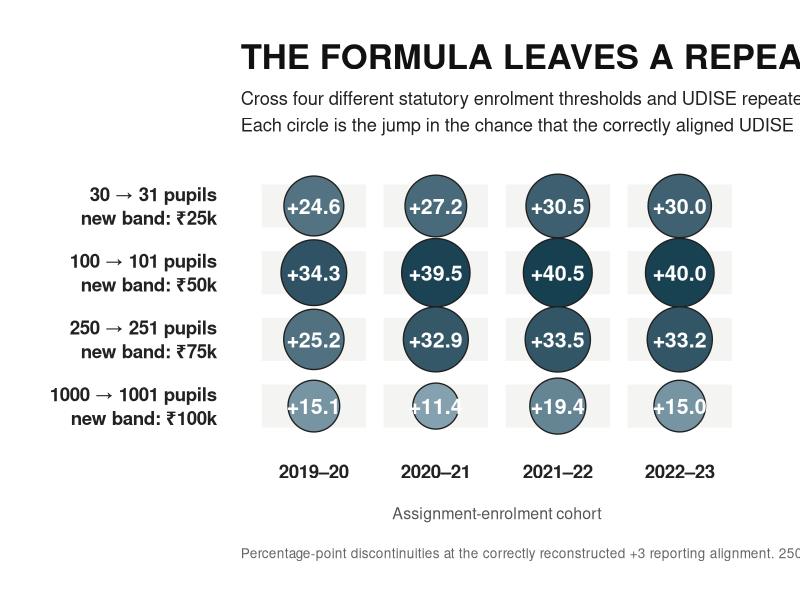
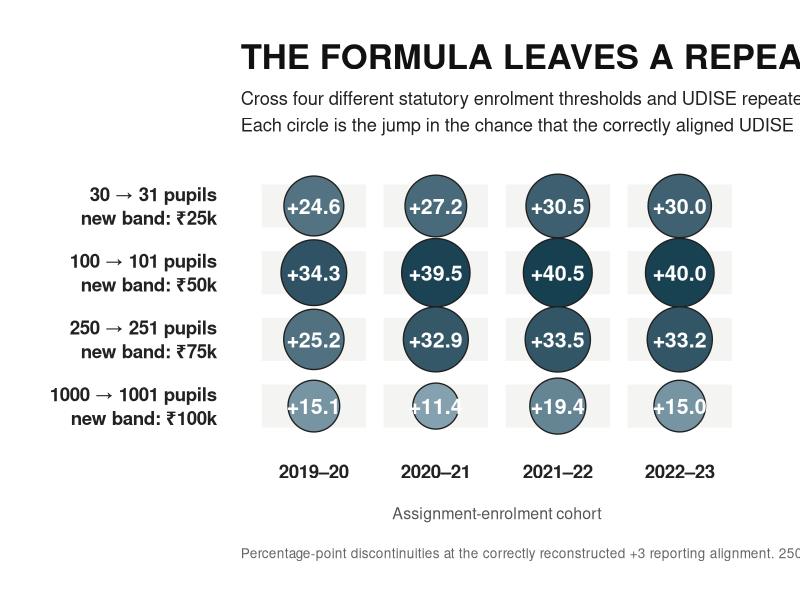

Recreate these plots in R, in order.
suppressPackageStartupMessages({
  library(ggplot2)
  library(dplyr)
  library(tibble)
})

# Final correctly aligned multi-threshold CSG fingerprint from
# FINAL_FULL_RESEARCH_PROGRAM_RESULTS.md
# Each value is the discontinuity in P(UDISE reported receipt >= statutory target)
# at the relevant enrolment threshold, in percentage points.

d <- tribble(
  ~threshold, ~target, ~cohort,   ~jump,
  "30 → 31",   "₹25k",  "2019–20", 24.58,
  "30 → 31",   "₹25k",  "2020–21", 27.22,
  "30 → 31",   "₹25k",  "2021–22", 30.52,
  "30 → 31",   "₹25k",  "2022–23", 30.03,
  "100 → 101", "₹50k",  "2019–20", 34.27,
  "100 → 101", "₹50k",  "2020–21", 39.46,
  "100 → 101", "₹50k",  "2021–22", 40.51,
  "100 → 101", "₹50k",  "2022–23", 39.99,
  "250 → 251", "₹75k",  "2019–20", 25.21,
  "250 → 251", "₹75k",  "2020–21", 32.88,
  "250 → 251", "₹75k",  "2021–22", 33.46,
  "250 → 251", "₹75k",  "2022–23", 33.24,
  "1000 → 1001", "₹100k", "2019–20", 15.07,
  "1000 → 1001", "₹100k", "2020–21", 11.36,
  "1000 → 1001", "₹100k", "2021–22", 19.44,
  "1000 → 1001", "₹100k", "2022–23", 15.02
) %>%
  mutate(
    threshold_label = paste0(threshold, " pupils\nnew band: ", target),
    threshold_label = factor(
      threshold_label,
      levels = rev(c(
        "30 → 31 pupils\nnew band: ₹25k",
        "100 → 101 pupils\nnew band: ₹50k",
        "250 → 251 pupils\nnew band: ₹75k",
        "1000 → 1001 pupils\nnew band: ₹100k"
      ))
    ),
    cohort = factor(cohort, levels = c("2019–20", "2020–21", "2021–22", "2022–23")),
    label = sprintf("+%.1f", jump)
  )

# One visual grammar: the formula fingerprint itself.
# Darker circles = stronger formula transmission into the UDISE record.

p <- ggplot(d, aes(x = cohort, y = threshold_label)) +
  geom_tile(width = 0.93, height = 0.78, fill = "#F4F4F2", colour = "white", linewidth = 3) +
  geom_point(aes(size = jump, fill = jump), shape = 21, colour = "#202020", stroke = 0.7) +
  geom_text(aes(label = label), colour = "white", fontface = "bold", size = 5.4) +
  scale_size_continuous(range = c(13, 23), limits = c(10, 42), guide = "none") +
  scale_fill_gradient(low = "#8AA6B4", high = "#0F3B4C", limits = c(10, 42), guide = "none") +
  labs(
    title = "THE FORMULA LEAVES A REPEATED FISCAL FINGERPRINT",
    subtitle = "Cross four different statutory enrolment thresholds and UDISE repeatedly moves toward the new grant band.\nEach circle is the jump in the chance that the correctly aligned UDISE record reaches the statutory target.",
    x = "Assignment-enrolment cohort",
    y = NULL,
    caption = "Percentage-point discontinuities at the correctly reconstructed +3 reporting alignment. 250/251 remains the primary design; the other thresholds are formula-fingerprint tests."
  ) +
  theme_minimal(base_family = "sans", base_size = 13) +
  theme(
    panel.grid = element_blank(),
    axis.text.x = element_text(size = 13.5, face = "bold", colour = "#222222", margin = margin(t = 10)),
    axis.text.y = element_text(size = 13.5, face = "bold", colour = "#222222", lineheight = 1.05, margin = margin(r = 14)),
    axis.title.x = element_text(size = 11.5, colour = "#555555", margin = margin(t = 18)),
    plot.title = element_text(size = 25, face = "bold", colour = "#111111", margin = margin(b = 10)),
    plot.subtitle = element_text(size = 13.2, colour = "#222222", lineheight = 1.2, margin = margin(b = 22)),
    plot.caption = element_text(size = 9.8, colour = "#666666", hjust = 0, margin = margin(t = 18)),
    plot.margin = margin(32, 34, 28, 36)
  ) +
  coord_cartesian(clip = "off")

out_dir <- "studies/composite_school_grant/figures/rendered"
dir.create(out_dir, recursive = TRUE, showWarnings = FALSE)

ggsave(file.path(out_dir, "csg_formula_fingerprint_R.png"), p,
       width = 12.2, height = 7.8, units = "in", dpi = 320, bg = "white")
ggsave(file.path(out_dir, "csg_formula_fingerprint_R.svg"), p,
       width = 12.2, height = 7.8, units = "in", bg = "white")
